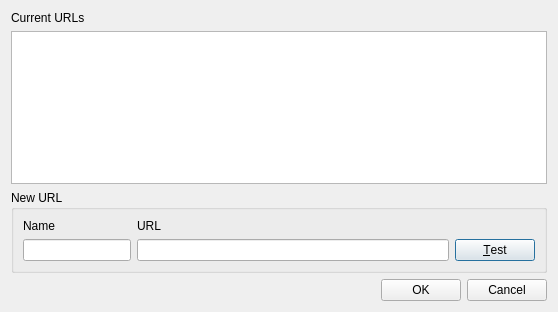
<?xml version="1.0" encoding="UTF-8"?>
<ui version="4.0">
 <class>SetRemoteUrlDialog</class>
 <widget class="QDialog" name="SetRemoteUrlDialog">
  <property name="geometry">
   <rect>
    <x>0</x>
    <y>0</y>
    <width>558</width>
    <height>312</height>
   </rect>
  </property>
  <property name="windowTitle">
   <string>Set Remote URL</string>
  </property>
  <layout class="QVBoxLayout" name="verticalLayout">
   <item>
    <widget class="QLabel" name="label">
     <property name="text">
      <string>Current URLs</string>
     </property>
    </widget>
   </item>
   <item>
    <widget class="RemoteRepositoriesTableWidget" name="tableWidget"/>
   </item>
   <item>
    <widget class="QGroupBox" name="groupBox">
     <property name="title">
      <string>New URL</string>
     </property>
     <layout class="QGridLayout" name="gridLayout">
      <item row="0" column="0">
       <widget class="QLabel" name="label_2">
        <property name="text">
         <string>Name</string>
        </property>
       </widget>
      </item>
      <item row="0" column="1">
       <widget class="QLabel" name="label_3">
        <property name="text">
         <string>URL</string>
        </property>
       </widget>
      </item>
      <item row="1" column="0">
       <widget class="QLineEdit" name="lineEdit_name">
        <property name="sizePolicy">
         <sizepolicy hsizetype="Preferred" vsizetype="Fixed">
          <horstretch>0</horstretch>
          <verstretch>0</verstretch>
         </sizepolicy>
        </property>
       </widget>
      </item>
      <item row="1" column="1">
       <widget class="RepositoryLineEdit" name="lineEdit_url"/>
      </item>
      <item row="1" column="2">
       <widget class="QPushButton" name="pushButton_test">
        <property name="text">
         <string>&amp;Test</string>
        </property>
        <property name="default">
         <bool>true</bool>
        </property>
       </widget>
      </item>
     </layout>
    </widget>
   </item>
   <item>
    <layout class="QHBoxLayout" name="horizontalLayout">
     <item>
      <spacer name="horizontalSpacer">
       <property name="orientation">
        <enum>Qt::Horizontal</enum>
       </property>
       <property name="sizeHint" stdset="0">
        <size>
         <width>40</width>
         <height>20</height>
        </size>
       </property>
      </spacer>
     </item>
     <item>
      <widget class="QPushButton" name="pushButton">
       <property name="text">
        <string>OK</string>
       </property>
      </widget>
     </item>
     <item>
      <widget class="QPushButton" name="pushButton_2">
       <property name="text">
        <string>Cancel</string>
       </property>
      </widget>
     </item>
    </layout>
   </item>
  </layout>
 </widget>
 <customwidgets>
  <customwidget>
   <class>RemoteRepositoriesTableWidget</class>
   <extends>QTableWidget</extends>
   <header>RemoteRepositoriesTableWidget.h</header>
  </customwidget>
  <customwidget>
   <class>RepositoryLineEdit</class>
   <extends>QLineEdit</extends>
   <header>RepositoryLineEdit.h</header>
  </customwidget>
 </customwidgets>
 <tabstops>
  <tabstop>pushButton</tabstop>
  <tabstop>pushButton_2</tabstop>
  <tabstop>tableWidget</tabstop>
  <tabstop>lineEdit_name</tabstop>
  <tabstop>lineEdit_url</tabstop>
 </tabstops>
 <resources/>
 <connections>
  <connection>
   <sender>pushButton</sender>
   <signal>clicked()</signal>
   <receiver>SetRemoteUrlDialog</receiver>
   <slot>accept()</slot>
   <hints>
    <hint type="sourcelabel">
     <x>466</x>
     <y>301</y>
    </hint>
    <hint type="destinationlabel">
     <x>230</x>
     <y>327</y>
    </hint>
   </hints>
  </connection>
  <connection>
   <sender>pushButton_2</sender>
   <signal>clicked()</signal>
   <receiver>SetRemoteUrlDialog</receiver>
   <slot>reject()</slot>
   <hints>
    <hint type="sourcelabel">
     <x>547</x>
     <y>301</y>
    </hint>
    <hint type="destinationlabel">
     <x>340</x>
     <y>384</y>
    </hint>
   </hints>
  </connection>
 </connections>
</ui>
